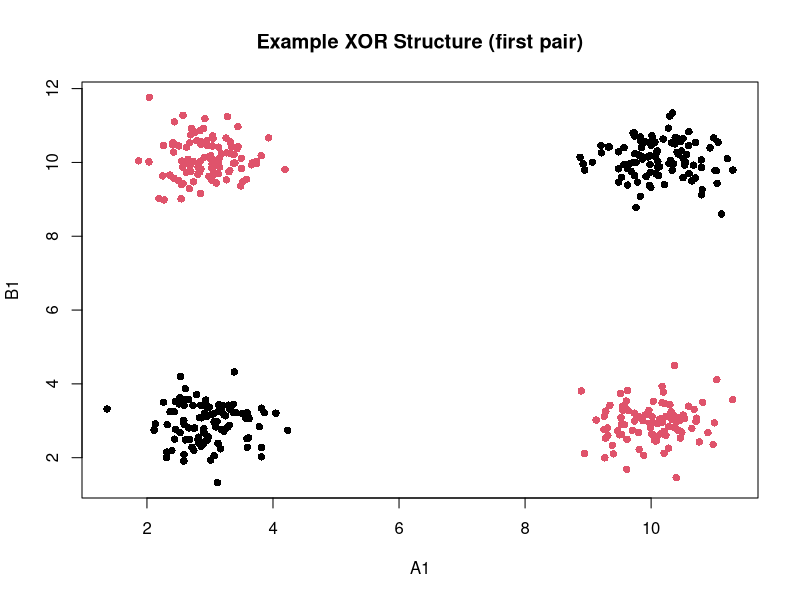

Generate this figure with R:
# XOR Artificial Dataset Generation with Sliding Means and Varying Standard Deviations
set.seed(123)  # for reproducibility

# Total sample size and classes
n <- 400
n1 <- 200
class <- factor(c(rep(1, n1), rep(2, n1)))  

# Sliding means for XOR pattern generation
m1_values <- seq(3, 10, length.out = 10)  
m2_values <- seq(10, 3, length.out = 10)  

# Set of standard deviations for XOR overlap variation
std_devs <- c(0.5, 1, 1.5, 2, 2.5, 3, 3.5, 4, 4.5, 5)

# Initialize data frames
XOR_sliding_means_data <- data.frame(class = class)  
XOR_sliding_means_params <- data.frame()  

var_index <- 1 

for (sd_orig in std_devs) {  
  for (i in seq_along(m1_values)) {  
    # Current means and jittered parameters
    m1 <- jitter(m1_values[i], factor=1)
    m2 <- jitter(m2_values[i], factor=1)
    sd_current <- jitter(sd_orig, factor=1)
    
    nn1 <- n1 %/% 2
    
    # Generate XOR structure clearly defined across classes
    # Class 1, first half: (m1,m1); second half: (m2,m2)
    A_class1 <- c(rnorm(nn1, mean=m1, sd=sd_current),
                  rnorm(nn1, mean=m2, sd=sd_current))
    B_class1 <- c(rnorm(nn1, mean=m1, sd=sd_current),
                  rnorm(nn1, mean=m2, sd=sd_current))
    
    # Class 2 XOR reverse arrangement, forming classical XOR:
    # first half: (m2,m1); second half: (m1,m2)
    A_class2 <- c(rnorm(nn1, mean=m2, sd=sd_current),
                  rnorm(nn1, mean=m1, sd=sd_current))
    B_class2 <- c(rnorm(nn1, mean=m1, sd=sd_current),
                  rnorm(nn1, mean=m2, sd=sd_current))
    
    # Combine both classes
    A_combined <- c(A_class1, A_class2)
    B_combined <- c(B_class1, B_class2)
    
    # Assign columns with unique names
    XOR_sliding_means_data[[paste0("A", var_index)]] <- A_combined
    XOR_sliding_means_data[[paste0("B", var_index)]] <- B_combined
    
    # Record metadata entries
    XOR_sliding_means_params <- rbind(XOR_sliding_means_params, data.frame(
      var1 = paste0("A", var_index),
      var2 = paste0("B", var_index),
      m1 = m1,
      m2 = m2,
      S = sd_current
    ))
    
    # Advance variable index
    var_index <- var_index + 1
  }
}

# Inspect the results quickly:
dim(XOR_sliding_means_data)
head(XOR_sliding_means_data)
dim(XOR_sliding_means_params)
head(XOR_sliding_means_params)

# Quick visual XOR structure verification (example pair A1,B1):
plot(XOR_sliding_means_data$A1, XOR_sliding_means_data$B1,
     col = XOR_sliding_means_data$class,
     pch = 16, xlab="A1", ylab="B1",
     main="Example XOR Structure (first pair)")
